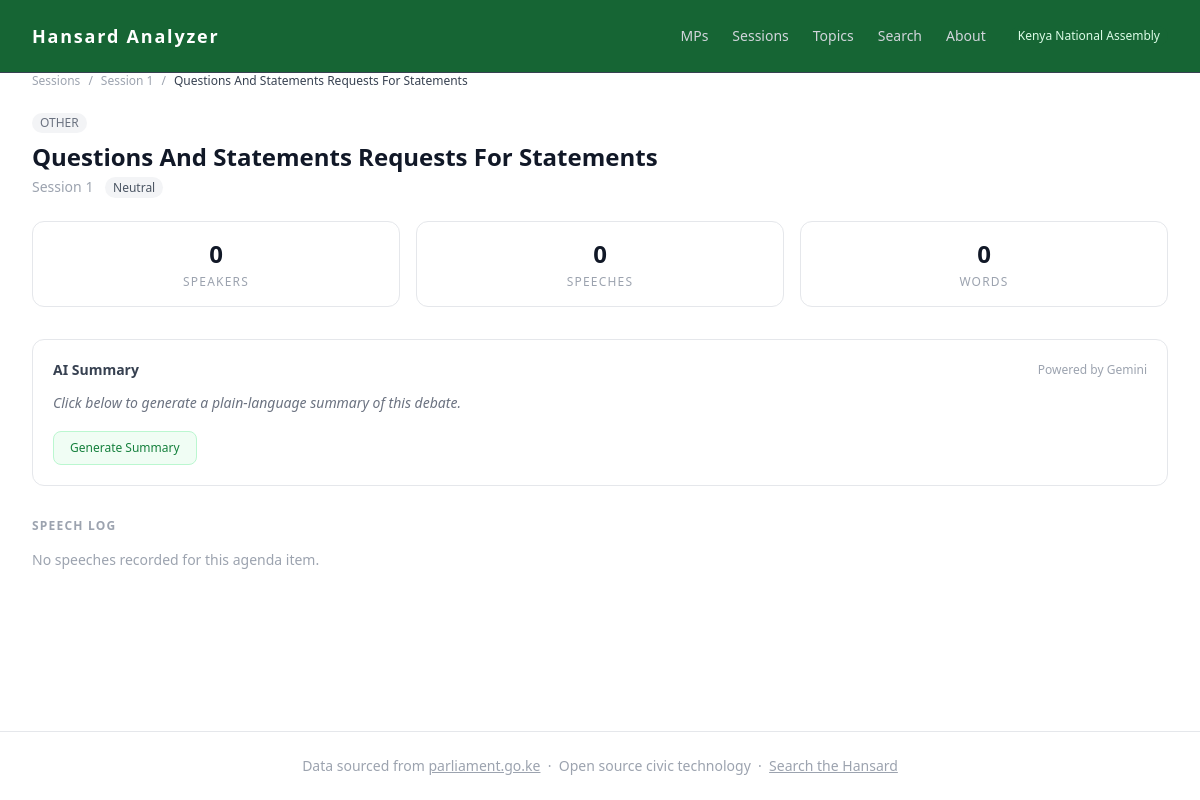
/agenda/5, run on an earlier commit of the app's database.
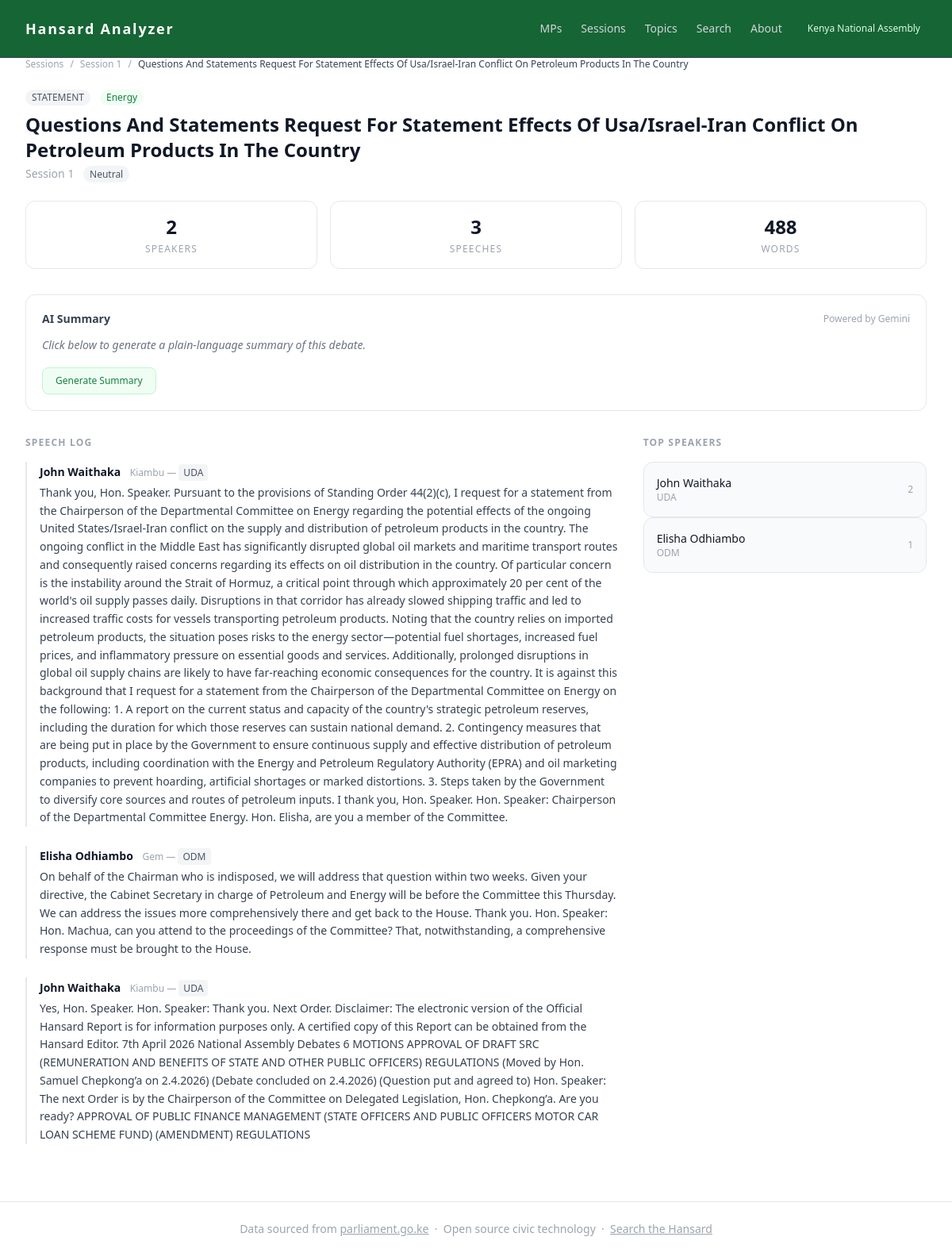
And on a later commit of the database.
### tables this page shows
CREATE TABLE agenda_items (
    id           INTEGER PRIMARY KEY AUTOINCREMENT,
    session_id   INTEGER NOT NULL REFERENCES sessions(id),
    title        TEXT NOT NULL,
    type         TEXT NOT NULL,
    sequence     INTEGER,
    raw_heading  TEXT,
    created_at   TEXT
);

CREATE TABLE agenda_item_topics (
    id             INTEGER PRIMARY KEY AUTOINCREMENT,
    agenda_item_id INTEGER NOT NULL REFERENCES agenda_items(id),
    topic          TEXT NOT NULL,
    confidence     REAL,
    UNIQUE(agenda_item_id, topic)
);

CREATE TABLE speeches (
    id              INTEGER PRIMARY KEY AUTOINCREMENT,
    session_id      INTEGER NOT NULL REFERENCES sessions(id),
    member_id       INTEGER NOT NULL REFERENCES members(id),
    agenda_item_id  INTEGER REFERENCES agenda_items(id),
    section         TEXT,
    content         TEXT NOT NULL,
    word_count      INTEGER,
    sentiment_score REAL,
    created_at      TEXT
);

CREATE TABLE members (
    id           INTEGER PRIMARY KEY AUTOINCREMENT,
    name         TEXT NOT NULL,
    constituency TEXT,
    party        TEXT,
    first_seen   TEXT,
    last_seen    TEXT
);

### routes/agenda_items.py (the view)
@agenda_items_bp.route("/<int:agenda_item_id>")
def agenda_item_detail(agenda_item_id):
    conn = get_connection()
    item = get_agenda_item_by_id(conn, agenda_item_id)
    if not item:
        conn.close()
        abort(404)
    speeches = get_speeches_by_agenda_item(conn, agenda_item_id)
    topics = get_topics_for_agenda_item(conn, agenda_item_id)
    conn.close()
    scored = [s["sentiment_score"] for s in speeches if s["sentiment_score"] is not None]
    avg_sentiment = round(sum(scored) / len(scored), 3) if scored else 0.0
    sentiment_label = score_label(avg_sentiment)
    speakers = {}
    for speech in speeches:
        mid = speech["member_id"]
        if mid not in speakers:
            speakers[mid] = {
                "member_id": mid,
                "name": speech["member_name"],
                "constituency": speech["constituency"],
                "party": speech["party"],
                "count": 0,
            }
        speakers[mid]["count"] += 1
    top_speakers = sorted(speakers.values(), key=lambda x: x["count"], reverse=True)
    return render_template(
        "agenda_item.html",
        item=item,
        speeches=speeches,
        topics=topics,
        top_speakers=top_speakers,
        avg_sentiment=avg_sentiment,
        sentiment_label=sentiment_label,
        total_words=sum(s["word_count"] or 0 for s in speeches),
        total_speeches=len(speeches),
    )

### analyzer/analytics/sentiment.py (called while the page is built)
def score_label(score: float) -> str:
    if score >= 0.05:
        return "Constructive"
    if score <= -0.05:
        return "Heated"
    return "Neutral"

### analyzer/database/queries.py (called while the page is built)
def get_agenda_item_by_id(
    conn: sqlite3.Connection,
    agenda_item_id: int,
) -> Optional[dict]:
    cursor = conn.cursor()
    cursor.execute(
        "SELECT * FROM agenda_items WHERE id = ?",
        (agenda_item_id,),
    )
    row = cursor.fetchone()
    if row is None:
        return None
    columns = [d[0] for d in cursor.description]
    return dict(zip(columns, row))

def get_speeches_by_agenda_item(
    conn: sqlite3.Connection,
    agenda_item_id: int,
) -> list[dict]:
    cursor = conn.cursor()
    cursor.execute(
        """
        SELECT sp.*, m.name AS member_name, m.constituency, m.party, m.id AS member_id
        FROM speeches sp
        JOIN members m ON sp.member_id = m.id
        WHERE sp.agenda_item_id = ?
        ORDER BY sp.id ASC
        """,
        (agenda_item_id,),
    )
    columns = [d[0] for d in cursor.description]
    return [dict(zip(columns, row)) for row in cursor.fetchall()]

### templates/agenda_item.html (shortened to what the changed rows need)
{% extends "base.html" %}
{% block content %}
<nav class="flex items-center gap-2 text-xs text-gray-400 mb-6">
    <a href="/sessions/" class="hover:text-gray-600">Sessions</a>
    <span>/</span>
    <a href="/sessions/{{ item.session_id }}" class="hover:text-gray-600">
        Session {{ item.session_id }}
    </a>
    <span>/</span>
    <span class="text-gray-700">{{ item.title }}</span>
</nav>
<div class="mb-6">
    <div class="flex items-center gap-3 mb-2">
        <span class="text-xs px-2 py-0.5 rounded-full font-medium
            {% if item.type == 'BILL' %}bg-blue-100 text-blue-700
            {% elif item.type == 'MOTION' %}bg-purple-100 text-purple-700
            {% elif item.type == 'PETITION' %}bg-orange-100 text-orange-700
            {% elif item.type == 'STATEMENT' %}bg-gray-100 text-gray-600
            {% elif item.type == 'QUESTION' %}bg-yellow-100 text-yellow-700
            {% else %}bg-gray-100 text-gray-500{% endif %}">
            {{ item.type }}
        </span>
        {% if topics %}
        {% for t in topics %}
        <a href="/topics/{{ t.topic }}"
           class="text-xs bg-green-50 text-green-700 px-2 py-0.5 rounded-full
                  capitalize hover:bg-green-100 transition-colors">
            {{ t.topic }}
        </a>
        {% endfor %}
        {% endif %}
    </div>
    <h1 class="text-2xl font-bold text-gray-900 mb-1">{{ item.title }}</h1>
    <p class="text-sm text-gray-400">
        Session {{ item.session_id }}
        {% if sentiment_label == 'Constructive' %}
        <span class="ml-2 text-xs bg-green-100 text-green-700 px-2 py-0.5 rounded-full font-medium">
            Constructive debate
        </span>
        {% elif sentiment_label == 'Heated' %}
        <span class="ml-2 text-xs bg-red-100 text-red-700 px-2 py-0.5 rounded-full font-medium">
            Heated debate
        </span>
        {% else %}
        <span class="ml-2 text-xs bg-gray-100 text-gray-600 px-2 py-0.5 rounded-full font-medium">
        </span>
        {% endif %}
    </p>
</div>
<div class="grid grid-cols-3 gap-4 mb-8">
    <div class="border border-gray-200 rounded-xl p-4 text-center bg-white">
        <div class="text-2xl font-bold text-gray-900">{{ top_speakers|length }}</div>
        <div class="text-xs uppercase tracking-widest text-gray-400 mt-1">Speakers</div>
    </div>
    <div class="border border-gray-200 rounded-xl p-4 text-center bg-white">
        <div class="text-2xl font-bold text-gray-900">{{ total_speeches }}</div>
        <div class="text-xs uppercase tracking-widest text-gray-400 mt-1">Speeches</div>
    </div>
    <div class="border border-gray-200 rounded-xl p-4 text-center bg-white">
        <div class="text-2xl font-bold text-gray-900">{{ "{:,}".format(total_words) }}</div>
        <div class="text-xs uppercase tracking-widest text-gray-400 mt-1">Words</div>
    </div>
</div>
<div class="grid grid-cols-3 gap-8">
    <div class="col-span-2">
        <h2 class="text-xs font-semibold tracking-widest text-gray-400 uppercase mb-4">
            Speech Log
        </h2>
        {% if speeches %}
        {% for speech in speeches %}
        <div class="border-l-2 border-gray-200 hover:border-green-400 pl-4 mb-6 transition-colors">
            <div class="mb-1">
                <a href="/members/{{ speech.member_id }}"
                   class="font-semibold text-sm text-gray-900 hover:text-green-700 transition-colors">
                    {{ speech.member_name }}
                </a>
                <span class="text-xs text-gray-400 ml-2">
                    {{ speech.constituency }} &mdash;
                    <span class="bg-gray-100 text-gray-600 px-1.5 py-0.5 rounded text-xs">
                        {{ speech.party }}
                    </span>
                </span>
            </div>
            <p class="text-sm text-gray-700 leading-relaxed">{{ speech.content }}</p>
        </div>
        {% endfor %}
        {% else %}
        <p class="text-sm text-gray-400">No speeches recorded for this agenda item.</p>
        {% endif %}
    </div>
    <div>
        {% if top_speakers %}
        <h2 class="text-xs font-semibold tracking-widest text-gray-400 uppercase mb-4">
            Top Speakers
        </h2>
        {% for speaker in top_speakers %}
        <div class="flex items-center justify-between gap-4 p-4 bg-gray-50 rounded-xl border border-gray-200">
            <div>
                <p class="text-sm font-medium text-gray-900">{{ speaker.name }}</p>
                <p class="text-xs text-gray-400">{{ speaker.party }}</p>
            </div>
            <span class="text-xs text-gray-400">{{ speaker.count }}</span>
        </div>
        {% endfor %}
        {% endif %}
    </div>
</div>
{% endblock %}

What changed in the data, as far as the page shows it:
changed agenda_items: title "Questions And Statements Requests For Statements" → "Questions And Statements Request For Statement Effects Of Usa/Israel-Iran Conflict On Petroleum Products In The Country"; type "OTHER" → "STATEMENT"
now on this page (row edited): agenda_item_topics: topic "Energy"
now on this page (row edited): speeches: member_name "John Waithaka", constituency "Kiambu", party "UDA", content "Thank you, Hon. Speaker. Pursuant to the provisions of Standing Order 44(2)(c), I request for a statement from the Chairperson of the Departmental Committee on Energy regarding the potential effects of the ongoing United States/Israel-Iran conflict on the supply and distribution of petroleum products in the country. The ongoing conflict in the Middle East has significantly disrupted global oil markets and maritime transport routes and consequently raised concerns regarding its effects on oil distribution in the country. Of particular concern is the instability around the Strait of Hormuz, a critical point through which approximately 20 per cent of the world's oil supply passes daily.…", name "John Waithaka", count "2"
now on this page (row edited): speeches: member_name "Elisha Odhiambo", constituency "Gem", party "ODM", content "On behalf of the Chairman who is indisposed, we will address that question within two weeks. Given your directive, the Cabinet Secretary in charge of Petroleum and Energy will be before the Committee this Thursday. We can address the issues more comprehensively there and get back to the House. Thank you. Hon. Speaker: Hon. Machua, can you attend to the proceedings of the Committee? That, notwithstanding, a comprehensive response must be brought to the House.", name "Elisha Odhiambo", count "1"
now on this page (row edited): speeches: member_name "John Waithaka", constituency "Kiambu", party "UDA", content "Yes, Hon. Speaker. Hon. Speaker: Thank you. Next Order. Disclaimer: The electronic version of the Official Hansard Report is for information purposes only. A certified copy of this Report can be obtained from the Hansard Editor. 7th April 2026 National Assembly Debates 6 MOTIONS APPROVAL OF DRAFT SRC (REMUNERATION AND BENEFITS OF STATE AND OTHER PUBLIC OFFICERS) REGULATIONS (Moved by Hon. Samuel Chepkong’a on 2.4.2026) (Debate concluded on 2.4.2026) (Question put and agreed to) Hon. Speaker: The next Order is by the Chairperson of the Committee on Delegated Legislation, Hon. Chepkong’a. Are you ready? APPROVAL OF PUBLIC FINANCE MANAGEMENT (STATE OFFICERS AND PUBLIC OFFICERS MOTOR CAR LOAN…", shown under "SPEECH LOG"
Also different on the page:
{{ top_speakers|length }}: "0" → "2"
{{ total_speeches }}: "0" → "3"
{{ "{:,}".format(total_words) }}: "0" → "488"
text no longer shown: "No speeches recorded for this agenda item."
text now shown: "TOP SPEAKERS"
